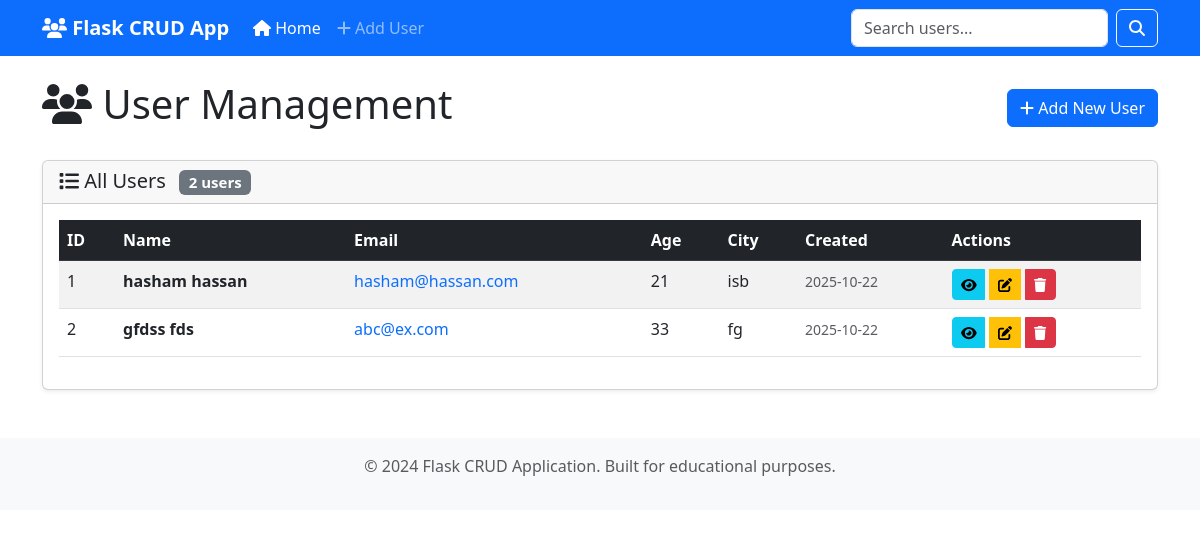
The page / on the database its author committed.
### skeleton_app.py (models this page shows, shortened)
class User(db.Model):
    id = db.Column(db.Integer, primary_key=True)
    first_name = db.Column(db.String(50), nullable=False)
    last_name = db.Column(db.String(50), nullable=False)
    email = db.Column(db.String(120), unique=True, nullable=False)
    age = db.Column(db.Integer, nullable=False)
    city = db.Column(db.String(50), nullable=False)
    created_at = db.Column(db.DateTime, default=datetime.utcnow)

### skeleton_app.py (the view)
@app.route('/')
def index():
    users = User.query.all()
    return render_template('index.html', users=users)

### templates/index.html (shortened to what this page needs)
{% extends "base.html" %}
{% block content %}
<div class="row">
    <div class="col-12">
        <div class="d-flex justify-content-between align-items-center mb-4">
            <h1><i class="fas fa-users"></i> User Management</h1>
            <a href="{{ url_for('add_user') }}" class="btn btn-primary">
                <i class="fas fa-plus"></i> Add New User
            </a>
        </div>
    </div>
</div>
<div class="row">
    <div class="col-12">
        <div class="card">
            <div class="card-header">
                <h5 class="card-title mb-0">
                    <i class="fas fa-list"></i> All Users
                    <span class="badge bg-secondary ms-2">{{ users|length }} users</span>
                </h5>
            </div>
            <div class="card-body">
                {% if users %}
                    <div class="table-responsive">
                        <table class="table table-striped table-hover">
                            <thead class="table-dark">
                                <tr>
                                    <th>ID</th>
                                    <th>Name</th>
                                    <th>Email</th>
                                    <th>Age</th>
                                    <th>City</th>
                                    <th>Created</th>
                                    <th>Actions</th>
                                </tr>
                            </thead>
                            <tbody>
                                {% for user in users %}
                                <tr>
                                    <td>{{ user.id }}</td>
                                    <td>
                                        <strong>{{ user.first_name }} {{ user.last_name }}</strong>
                                    </td>
                                    <td>
                                        <a href="mailto:{{ user.email }}" class="text-decoration-none">
                                            {{ user.email }}
                                        </a>
                                    </td>
                                    <td>{{ user.age }}</td>
                                    <td>{{ user.city }}</td>
                                    <td>
                                        <small class="text-muted">
                                            {{ user.created_at.strftime('%Y-%m-%d') if user.created_at else 'N/A' }}
                                        </small>
                                    </td>
                                    <td>
                                        <div class="btn-group" role="group">
                                            <a href="{{ url_for('view_user', user_id=user.id) }}"
                                               class="btn btn-sm btn-info"
                                               title="View Details">
                                                <i class="fas fa-eye"></i>
                                            </a>
                                            <a href="{{ url_for('update_user', user_id=user.id) }}"
                                               class="btn btn-sm btn-warning"
                                               title="Edit User">
                                                <i class="fas fa-edit"></i>
                                            </a>
                                            <a href="{{ url_for('delete_user', user_id=user.id) }}"
                                               class="btn btn-sm btn-danger"
                                               title="Delete User"
                                               onclick="return confirm('Are you sure you want to delete this user?')">
                                                <i class="fas fa-trash"></i>
                                            </a>
                                        </div>
                                    </td>
                                </tr>
                                {% endfor %}
                            </tbody>
                        </table>
                    </div>
                {% endif %}
            </div>
        </div>
    </div>
</div>
{% endblock %}

### templates/base.html (shortened to what this page needs)
<!DOCTYPE html>
<html lang="en">
<head>
    <link href="https://cdn.jsdelivr.net/npm/bootstrap@5.3.0/dist/css/bootstrap.min.css" rel="stylesheet">
</head>
<body>
    <nav class="navbar navbar-expand-lg navbar-dark bg-primary">
        <div class="container">
            <a class="navbar-brand" href="{{ url_for('index') }}">
                <i class="fas fa-users"></i> Flask CRUD App
            </a>
            <div class="collapse navbar-collapse" id="navbarNav">
                <ul class="navbar-nav me-auto">
                    <li class="nav-item">
                        <a class="nav-link {% if request.endpoint == 'index' %}active{% endif %}" href="{{ url_for('index') }}">
                            <i class="fas fa-home"></i> Home
                        </a>
                    </li>
                    <li class="nav-item">
                        <a class="nav-link {% if request.endpoint == 'add_user' %}active{% endif %}" href="{{ url_for('add_user') }}">
                            <i class="fas fa-plus"></i> Add User
                        </a>
                    </li>
                </ul>
                <form class="d-flex" method="GET" action="{{ url_for('search_users') }}">
                    <input class="form-control me-2" type="search" name="query" placeholder="Search users..." value="{{ request.args.get('query', '') }}">
                    <button class="btn btn-outline-light" type="submit">
                        <i class="fas fa-search"></i>
                    </button>
                </form>
            </div>
        </div>
    </nav>
    <div class="container mt-4">
        {% block content %}{% endblock %}
    </div>
    <footer class="bg-light text-center text-muted py-3 mt-5">
        <div class="container">
            <p>&copy; 2024 Flask CRUD Application. Built for educational purposes.</p>
        </div>
    </footer>
</body>
</html>

### templates/base.html (style rules this page uses)
.navbar-brand { font-weight: bold; }
.card { box-shadow: 0 0.125rem 0.25rem rgba(0, 0, 0, 0.075); }
.btn-group .btn { margin-right: 5px; }
.btn-group .btn:last-child { margin-right: 0; }

### rows shown on the page
User: id "1", first_name "hasham", last_name "hassan", email "hasham@hassan.com", age "21", city "isb", created_at "2025-10-22"
User: id "2", first_name "gfdss", last_name "fds", email "abc@ex.com", age "33", city "fg", created_at "2025-10-22"

### other values the page prints
{{ users|length }} "2"
